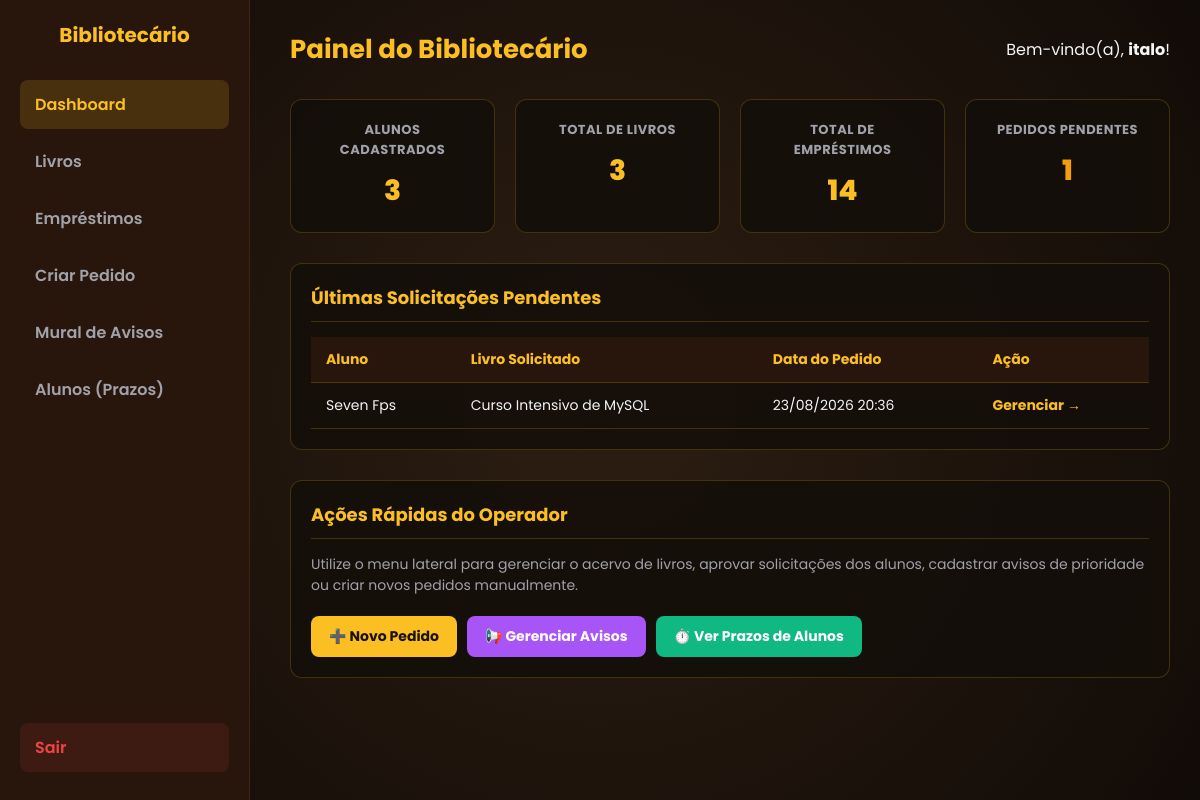
/bibliotecario/dashboard.php (signed in), run on the app's committed database.
### tables this page shows
CREATE TABLE `emprestimos` (
  `ID` int(11) NOT NULL,
  `NOME` varchar(45) NOT NULL,
  `LIVRO` varchar(45) NOT NULL,
  `TELEFONE` varchar(11) NOT NULL,
  `STATUS` enum('CONCLUIDO','Cancelado','PENDENTE') DEFAULT 'PENDENTE',
  `DATA` datetime DEFAULT current_timestamp(),
  `aluno_id` int(11) DEFAULT NULL
);

### bibliotecario/dashboard.php (the view, shortened to what this page needs)
<?php
$sql_alunos = "SELECT COUNT(*) AS total FROM alunos";
$res_alunos = $conn->query($sql_alunos);
$total_alunos = ($res_alunos) ? $res_alunos->fetch_assoc()['total'] : 0;
$sql_livros = "SELECT COUNT(*) AS total FROM livros";
$res_livros = $conn->query($sql_livros);
$total_livros = ($res_livros) ? $res_livros->fetch_assoc()['total'] : 0;
$sql_pedidos = "SELECT COUNT(*) AS total FROM emprestimos";
$res_pedidos = $conn->query($sql_pedidos);
$total_pedidos = ($res_pedidos) ? $res_pedidos->fetch_assoc()['total'] : 0;
$sql_pendentes = "SELECT COUNT(*) AS total FROM emprestimos WHERE UPPER(STATUS) = 'PENDENTE'";
$res_pendentes = $conn->query($sql_pendentes);
$total_pendentes = ($res_pendentes) ? $res_pendentes->fetch_assoc()['total'] : 0;
$sql_ultimos_pendentes = "SELECT * FROM emprestimos WHERE UPPER(STATUS) = 'PENDENTE' ORDER BY ID DESC LIMIT 5";
$res_ultimos = $conn->query($sql_ultimos_pendentes);
?>
<!DOCTYPE html>
<html lang="pt-br">
<head>
</head>
<body class="theme-estante">
    <div class="sidebar" id="sidebar">
        <div>
            <h2>Bibliotecário</h2>
            <a href="dashboard.php" class="active">Dashboard</a>
            <a href="livros.php">Livros</a>
            <a href="emprestimos.php">Empréstimos</a>
            <a href="registrar_pedido.php">Criar Pedido</a>
            <a href="avisos.php">Mural de Avisos</a>
            <a href="prazos.php">Alunos (Prazos)</a>
        </div>
        <div class="logout">
            <a href="logout.php">Sair</a>
        </div>
    </div>
    <div class="main">
        <div class="header-title">
            <h1>Painel do Bibliotecário</h1>
            <span>Bem-vindo(a), <strong><?php echo htmlspecialchars($_SESSION['nome'] ?? 'Operador'); ?></strong>!</span>
        </div>
        <div class="cards-grid">
            <div class="card-stat">
                <h3>Alunos Cadastrados</h3>
                <div class="value"><?php echo $total_alunos; ?></div>
            </div>
            <div class="card-stat">
                <h3>Total de Livros</h3>
                <div class="value"><?php echo $total_livros; ?></div>
            </div>
            <div class="card-stat">
                <h3>Total de Empréstimos</h3>
                <div class="value"><?php echo $total_pedidos; ?></div>
            </div>
            <div class="card-stat">
                <h3>Pedidos Pendentes</h3>
                <div class="value" style="color: #f59e0b;"><?php echo $total_pendentes; ?></div>
            </div>
        </div>
        <div class="panel-box">
            <h3>Últimas Solicitações Pendentes</h3>
            <?php if ($res_ultimos && $res_ultimos->num_rows > 0): ?>
                <div class="table-responsive">
                    <table>
                        <thead>
                            <tr>
                                <th>Aluno</th>
                                <th>Livro Solicitado</th>
                                <th>Data do Pedido</th>
                                <th>Ação</th>
                            </tr>
                        </thead>
                        <tbody>
                            <?php while($row = $res_ultimos->fetch_assoc()): ?>
                                <tr>
                                    <td><?php echo htmlspecialchars($row['NOME']); ?></td>
                                    <td><?php echo htmlspecialchars($row['LIVRO']); ?></td>
                                    <td><?php echo date('d/m/Y H:i', strtotime($row['DATA'])); ?></td>
                                    <td>
                                        <a href="emprestimos.php" style="color: var(--brand-color); text-decoration: none; font-weight: 700;">Gerenciar &rarr;</a>
                                    </td>
                                </tr>
                            <?php endwhile; ?>
                        </tbody>
                    </table>
                </div>
            <?php else: ?>
                <p style="color: #a1a1aa; margin: 0; font-size: 14px;">Nenhuma solicitação pendente no momento. Tudo em dia! 🎉</p>
            <?php endif; ?>
        </div>
        <div class="panel-box">
            <h3>Ações Rápidas do Operador</h3>
            <p style="margin-top: 10px; color: #a1a1aa; font-size: 14px;">Utilize o menu lateral para gerenciar o acervo de livros, aprovar solicitações dos alunos, cadastrar avisos de prioridade ou criar novos pedidos manualmente.</p>
            <div style="margin-top: 20px; display: flex; flex-wrap: wrap; gap: 10px;">
                <a href="registrar_pedido.php" class="btn-atalho" style="margin: 0;">➕ Novo Pedido</a>
                <a href="avisos.php" class="btn-atalho" style="background: #a855f7; color: #fff; margin: 0;">📢 Gerenciar Avisos</a>
                <a href="prazos.php" class="btn-atalho" style="background: #10b981; color: #fff; margin: 0;">⏱️ Ver Prazos de Alunos</a>
            </div>
        </div>
    </div>
</body>
</html>

### css.php (style rules this page uses)
* { margin:0; padding:0; box-sizing:border-box; font-family:'Poppins', sans-serif; }
body { background:#f4f7fb; color:#1e293b; min-height:100vh; display:flex; overflow-x: hidden; }
.sidebar { width:260px; background:#111827; color:white; height:100vh; position:fixed; left:0; top:0; padding:30px 20px; z-index: 100; }
.sidebar h2 { font-size:28px; font-weight:700; margin-bottom:40px; text-align:center; }
.sidebar a { color:#cbd5e1; text-decoration:none; display:block; padding:14px 18px; border-radius:12px; transition:0.3s; margin-bottom:10px; cursor:pointer; }
.sidebar a:hover, .sidebar a.active { background:#2563eb; color:white; }
.logout { margin-top:40px; }
.logout a { background:#dc2626; color:white; }
.main { margin-left:260px; width:100%; padding:40px 50px; }

### bibliotecario/dashboard.php (style rules this page uses)
body.theme-estante { --bg-body: #1a120c radial-gradient(circle, #2d1e12 0%, #110b07 100%); --text-color: #f3f4f6; --nav-bg: #28160c; --nav-border: #3d2314; --brand-color: #fbbf24; --card-bg: rgba(20, 15, 10, 0.9); --card-border: rgba(251, 191, 36, 0.2); --input-bg: rgba(0, 0, 0, 0.4); --table-header: #28160c; }
body { background: var(--bg-body) !important; color: var(--text-color) !important; font-family: 'Plus Jakarta Sans', sans-serif; margin: 0; display: flex; min-height: 100vh; flex-direction: row; }
.sidebar { width: 250px; background: var(--nav-bg); border-right: 1px solid var(--nav-border); padding: 20px; display: flex; flex-direction: column; justify-content: space-between; box-sizing: border-box; flex-shrink: 0; }
.sidebar h2 { color: var(--brand-color); font-size: 20px; margin-bottom: 30px; text-align: center; }
.sidebar a { color: #a1a1aa; text-decoration: none; padding: 12px 15px; display: block; border-radius: 8px; margin-bottom: 8px; font-weight: 600; transition: 0.2s; }
.sidebar a:hover, .sidebar a.active { background: rgba(251, 191, 36, 0.15); color: var(--brand-color); }
.sidebar .logout a { color: #ef4444; background: rgba(239, 68, 68, 0.1); }
.main { flex-grow: 1; padding: 30px; box-sizing: border-box; overflow-y: auto; width: 100%; }
.header-title { display: flex; justify-content: space-between; align-items: center; margin-bottom: 30px; flex-wrap: wrap; gap: 15px; }
.header-title h1 { color: var(--brand-color); margin: 0; font-size: 26px; }
.cards-grid { display: grid; grid-template-columns: repeat(auto-fit, minmax(200px, 1fr)); gap: 20px; margin-bottom: 30px; }
.card-stat { background: var(--card-bg); border: 1px solid var(--card-border); padding: 20px; border-radius: 12px; text-align: center; }
.card-stat h3 { margin: 0; font-size: 13px; color: #a1a1aa; text-transform: uppercase; letter-spacing: 0.5px; }
.card-stat .value { font-size: 28px; font-weight: 800; color: var(--brand-color); margin-top: 10px; }
.panel-box { background: var(--card-bg); border: 1px solid var(--card-border); border-radius: 12px; padding: 20px; margin-bottom: 30px; box-sizing: border-box; }
.panel-box h3 { margin-top: 0; font-size: 18px; color: var(--brand-color); border-bottom: 1px solid var(--card-border); padding-bottom: 10px; margin-bottom: 15px; }
.btn-atalho { display: inline-block; background: var(--brand-color); color: #1a120c; padding: 10px 18px; border-radius: 8px; text-decoration: none; font-weight: 700; font-size: 14px; transition: opacity 0.2s; }
.table-responsive { width: 100%; overflow-x: auto; }
table { width: 100%; border-collapse: collapse; text-align: left; font-size: 14px; white-space: nowrap; }
th, td { padding: 12px 15px; border-bottom: 1px solid var(--card-border); }
th { background-color: var(--table-header); color: var(--brand-color); font-weight: 700; }

### data on the page
emprestimos: NOME "Seven Fps", LIVRO "Curso Intensivo de MySQL", DATA "23/08/2026 20:36"

### other printed values
$_SESSION['nome'] "italo"
$total_alunos "3"
$total_livros "3"
$total_pedidos "14"
$total_pendentes "1"
